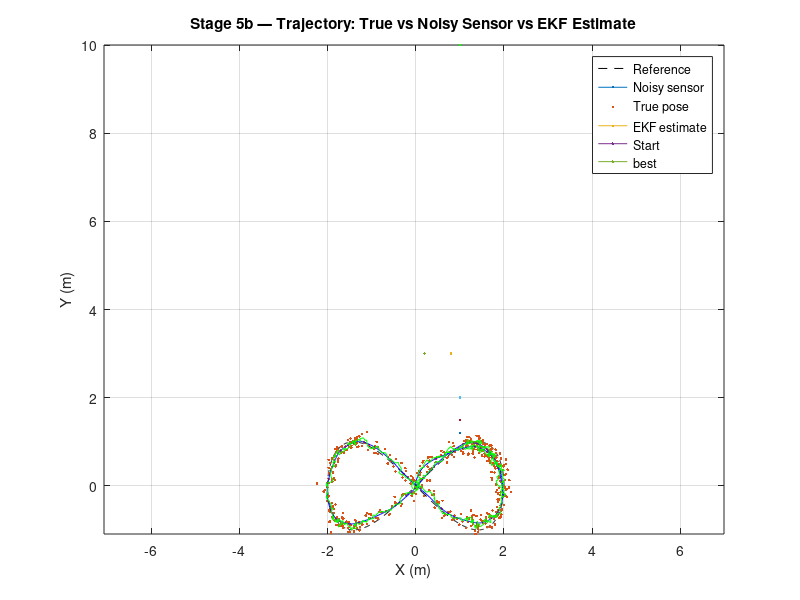
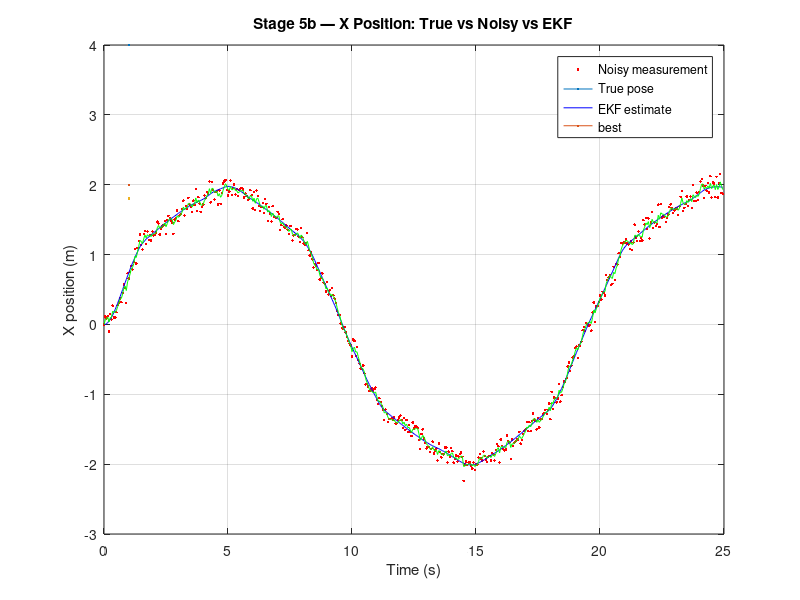
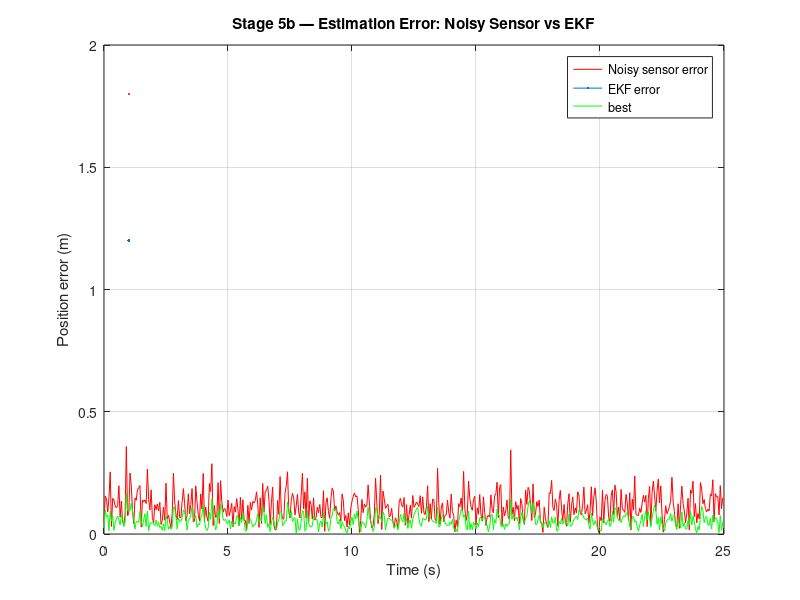
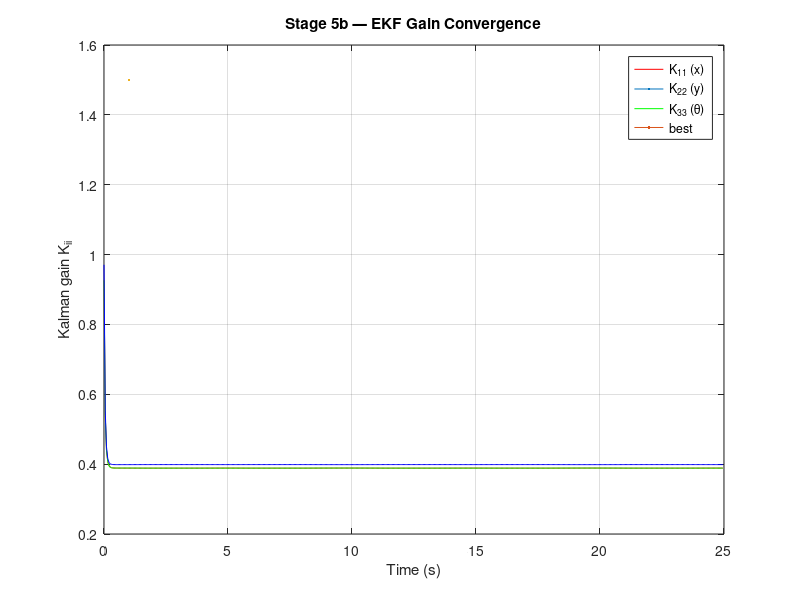

MATLAB code for these plots, in order:
%% Stage 5b: Extended Kalman Filter (EKF) — State Estimation
% Sensor noise (Gaussian, sigma_xy=0.09m, sigma_theta=0.055rad) is added
% to the true pose at each step. An EKF fuses the noisy measurement with
% the kinematic prediction (odometry) to produce a cleaner state estimate.
% The controller drives using the EKF estimate, not the raw sensor.
% Final RMS improvement is printed to the command window.
clc; clear; close all;
rng(42);  % fix seed for reproducibility

% ── Parameters ────────────────────────────────────────────────────
L      = 0.3;    % wheel baseline (m)
dt     = 0.05;   % time step (s)
T      = 25;     % total time (s)
N      = T / dt;
n_path = 800;

v_max     = 1.2;   v_min = 0.3;   kappa_max = 1.2;
Kp = 3.0;  Ki = 0.3;  Kd = 0.08;  i_max = 1.0;

% ── Reference Path ────────────────────────────────────────────────
t_path = linspace(0, 2*pi, n_path);
path_x = 2.0 * sin(t_path);
path_y = 1.0 * sin(2 * t_path);
path   = [path_x; path_y];

dx  = gradient(path_x);   dy  = gradient(path_y);
ddx = gradient(dx);       ddy = gradient(dy);
kappa = abs(dx.*ddy - dy.*ddx) ./ (dx.^2 + dy.^2).^1.5;
kappa = min(kappa, kappa_max);

% ── Sensor Noise Parameters ───────────────────────────────────────
sigma_xy    = 0.09;    % position noise std (m)
sigma_theta = 0.055;   % heading noise std (rad)

% ── EKF Matrices ─────────────────────────────────────────────────
H = eye(3);                                          % direct state observation
Q = diag([0.002, 0.002, 0.0008]);                    % process noise covariance
R = diag([sigma_xy^2, sigma_xy^2, sigma_theta^2]);   % measurement noise covariance

x_est = [0; 0; pi/2];   % initial EKF state estimate
P     = eye(3) * 0.1;   % initial covariance

% ── Initial True Pose ─────────────────────────────────────────────
pose     = [0; 0; pi/2];
e_prev   = 0;  e_int = 0;
path_idx = 1;

% ── Storage ───────────────────────────────────────────────────────
hist_true   = zeros(3, N);
hist_noisy  = zeros(3, N);
hist_kalman = zeros(3, N);
hist_error  = zeros(1, N);
hist_speed  = zeros(1, N);
hist_K_diag = zeros(3, N);

% ── EKF + Control Loop ────────────────────────────────────────────
for k = 1:N
    hist_true(:, k) = pose;

    % 1. Noisy sensor measurement
    noise = [sigma_xy * randn; sigma_xy * randn; sigma_theta * randn];
    z     = pose + noise;
    hist_noisy(:, k) = z;

    % 2. Path following using EKF estimate
    x = x_est(1);  y = x_est(2);  theta = x_est(3);

    best_dist = inf;  best_idx = path_idx;
    for j = 0:60
        idx_j = mod(path_idx + j - 1, n_path) + 1;
        d = sqrt((path(1,idx_j)-x)^2 + (path(2,idx_j)-y)^2);
        if d < best_dist;  best_dist = d;  best_idx = idx_j;  end
    end
    path_idx = best_idx;

    look_idx = path_idx;
    for j = 0:n_path-1
        idx_j = mod(path_idx + j - 1, n_path) + 1;
        if sqrt((path(1,idx_j)-x)^2 + (path(2,idx_j)-y)^2) >= 0.5
            look_idx = idx_j;  break;
        end
    end

    k_cur  = kappa(path_idx);
    v_base = v_max - (v_max - v_min) * (k_cur / kappa_max);
    v_base = max(v_min, min(v_max, v_base));
    hist_speed(k) = v_base;

    dx_     = path(1, look_idx) - x;
    dy_     = path(2, look_idx) - y;
    e_theta = atan2(sin(atan2(dy_, dx_) - theta), cos(atan2(dy_, dx_) - theta));

    e_int  = max(-i_max, min(i_max, e_int + e_theta * dt));
    e_dot  = (e_theta - e_prev) / dt;
    omega  = Kp*e_theta + Ki*e_int + Kd*e_dot;
    e_prev = e_theta;
    hist_error(k) = e_theta;

    vR = v_base + (omega * L / 2);
    vL = v_base - (omega * L / 2);

    % 3. EKF Predict step (odometry as motion model)
    v_cmd = (vR + vL) / 2;
    w_cmd = (vR - vL) / L;
    th    = x_est(3);

    x_pred = x_est + [dt * v_cmd * cos(th);
                       dt * v_cmd * sin(th);
                       dt * w_cmd];

    F = [1, 0, -dt * v_cmd * sin(th);   % Jacobian of motion model
         0, 1,  dt * v_cmd * cos(th);
         0, 0,  1];

    P_pred = F * P * F' + Q;

    % 4. EKF Update step (fuse with noisy measurement)
    S      = H * P_pred * H' + R;
    K      = P_pred * H' / S;
    innov  = z - H * x_pred;
    innov(3) = atan2(sin(innov(3)), cos(innov(3)));  % wrap heading innovation

    x_est  = x_pred + K * innov;
    P      = (eye(3) - K * H) * P_pred;

    hist_kalman(:, k) = x_est;
    hist_K_diag(:, k) = diag(K);

    % 5. Euler integration on TRUE pose (ground truth)
    v = (vR + vL) / 2;
    pose(1) = pose(1) + dt * v * cos(pose(3));
    pose(2) = pose(2) + dt * v * sin(pose(3));
    pose(3) = pose(3) + dt * (vR - vL) / L;
end

t_vec = (0:N-1) * dt;

% ── Plot 1: Trajectory ────────────────────────────────────────────
figure;
plot(path_x, path_y, 'k--', LineWidth=1.2); hold on;
plot(hist_noisy(1,:),  hist_noisy(2,:),  '.', Color=[0.8 0.2 0.2], MarkerSize=3);
plot(hist_true(1,:),   hist_true(2,:),   'b-', LineWidth=2);
plot(hist_kalman(1,:), hist_kalman(2,:), 'g-', LineWidth=1.5);
plot(hist_true(1,1),   hist_true(2,1),   'go', MarkerSize=10, MarkerFaceColor='g');
axis equal; grid on;
xlabel('X (m)'); ylabel('Y (m)');
title('Stage 5b — Trajectory: True vs Noisy Sensor vs EKF Estimate');
legend('Reference','Noisy sensor','True pose','EKF estimate','Start', Location='best');

% ── Plot 2: X position over time ──────────────────────────────────
figure;
plot(t_vec, hist_noisy(1,:),  'r.', MarkerSize=4); hold on;
plot(t_vec, hist_true(1,:),   'b-', LineWidth=2);
plot(t_vec, hist_kalman(1,:), 'g-', LineWidth=1.8);
xlabel('Time (s)'); ylabel('X position (m)');
title('Stage 5b — X Position: True vs Noisy vs EKF');
legend('Noisy measurement','True pose','EKF estimate', Location='best');
grid on;

% ── Plot 3: Estimation error ──────────────────────────────────────
err_noisy  = sqrt((hist_noisy(1,:)  - hist_true(1,:)).^2 + ...
                  (hist_noisy(2,:)  - hist_true(2,:)).^2);
err_kalman = sqrt((hist_kalman(1,:) - hist_true(1,:)).^2 + ...
                  (hist_kalman(2,:) - hist_true(2,:)).^2);

figure;
plot(t_vec, err_noisy,  'r-', LineWidth=1.2); hold on;
plot(t_vec, err_kalman, 'g-', LineWidth=1.8);
xlabel('Time (s)'); ylabel('Position error (m)');
title('Stage 5b — Estimation Error: Noisy Sensor vs EKF');
legend('Noisy sensor error','EKF error', Location='best');
grid on;

% ── Plot 4: Kalman gain convergence ──────────────────────────────
figure;
plot(t_vec, hist_K_diag(1,:), 'r-', LineWidth=1.5); hold on;
plot(t_vec, hist_K_diag(2,:), 'g-', LineWidth=1.5);
plot(t_vec, hist_K_diag(3,:), 'b-', LineWidth=1.5);
xlabel('Time (s)'); ylabel('Kalman gain K_{ii}');
title('Stage 5b — EKF Gain Convergence');
legend('K_{11} (x)', 'K_{22} (y)', 'K_{33} (\theta)', Location='best');
grid on;

% ── RMS Summary ───────────────────────────────────────────────────
rms_noisy  = sqrt(mean(err_noisy.^2));
rms_kalman = sqrt(mean(err_kalman.^2));
fprintf('\n── EKF Estimation Performance ──────────────\n');
fprintf('RMS error  |  Noisy sensor : %.4f m\n', rms_noisy);
fprintf('RMS error  |  EKF estimate  : %.4f m\n', rms_kalman);
fprintf('Improvement : %.1f%%\n', (1 - rms_kalman/rms_noisy)*100);
fprintf('────────────────────────────────────────────\n');
